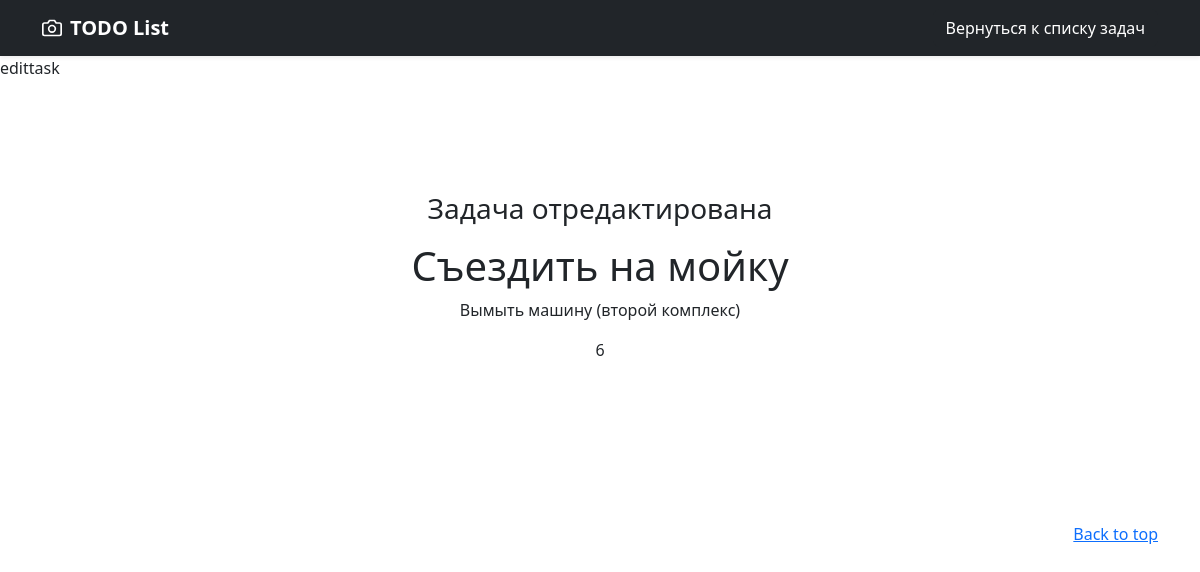
/2, run on the app's committed database.
### main/models.py (models this page shows, shortened)
class Task(models.Model):
    name = models.CharField('task_name',max_length=255)
    text = models.TextField('text')
    time = models.IntegerField('time')
    class Meta:
        verbose_name = 'Задача'
        verbose_name_plural = 'Задачи'

### main/views.py (the view)
# urls.py: path('<int:pk>',views.TaskDetailView.as_view(), name = 'task_detail'),
class TaskDetailView(DetailView):
    model = Task
    template_name = 'detail_view.html'
    context_object_name = 'article'

### templates/detail_view.html (shortened to what this page needs)
<!doctype html>
<html lang="en">
  <head>
    <link href="https://cdn.jsdelivr.net/npm/bootstrap@5.0.2/dist/css/bootstrap.min.css" rel="stylesheet">
<link href="/docs/5.3/dist/css/bootstrap.min.css" rel="stylesheet">
  </head>
  <body>
<header>
  <div class="navbar navbar-dark bg-dark shadow-sm">
    <div class="container">
      <a href="#" class="navbar-brand d-flex align-items-center">
        <strong>TODO List</strong>
      </a>
      <a href="{% url 'edittask' %}" class="btn btn-dark">Вернуться к списку задач</a>
    </div>
  </div>
</header>
edittask
<main>
  <section class="py-5 text-center container">
    <div class="row py-lg-5">
      <div class="col-lg-6 col-md-8 mx-auto">
          <p class="lead text-muted"><h3>Задача отредактирована</h3></p>
       <p> {% block content %}
           <h1>{{ article.name }}</h1>
           <p>{{ article.text }}</p>
           <p>{{ article.time }}</p>
       {% endblock %} </p>
      </div>
    </div>
  </section>
</main>
<footer class="text-muted py-5">
  <div class="container">
    <p class="float-end mb-1">
      <a href="#">Back to top</a>
    </p>
  </div>
</footer>
  </body>
</html>

### templates/detail_view.html (style rules this page uses)
body { background-image: url("https://media.istockphoto.com/id/481856724/ru/%D1%84%D0%BE%D1%82%D0%BE/%D0%BD%D0%B5%D0%B6%D0%BD%D1%8B%D0%B9-%D1%86%D0%B2%D0%B5%D1%82-%D0%B0%D0%B1%D1%81%D1%82%D1%80%D0%B0%D0%BA%D1%82%D0%BD%D1%8B%D0%B9-%D1%84%D0%BE%D0%BD.jpg?s=170667a&w=0&k=20&c=yq7WvGMbkRXFL_PsLPIlt1tXXPPcIj3Yf3QCT29ZLpg="); background-position: center center; -webkit-background-size: cover }

### data on the page
Task: name "Съездить на мойку", text "Вымыть машину (второй комплекс)", time "6"
